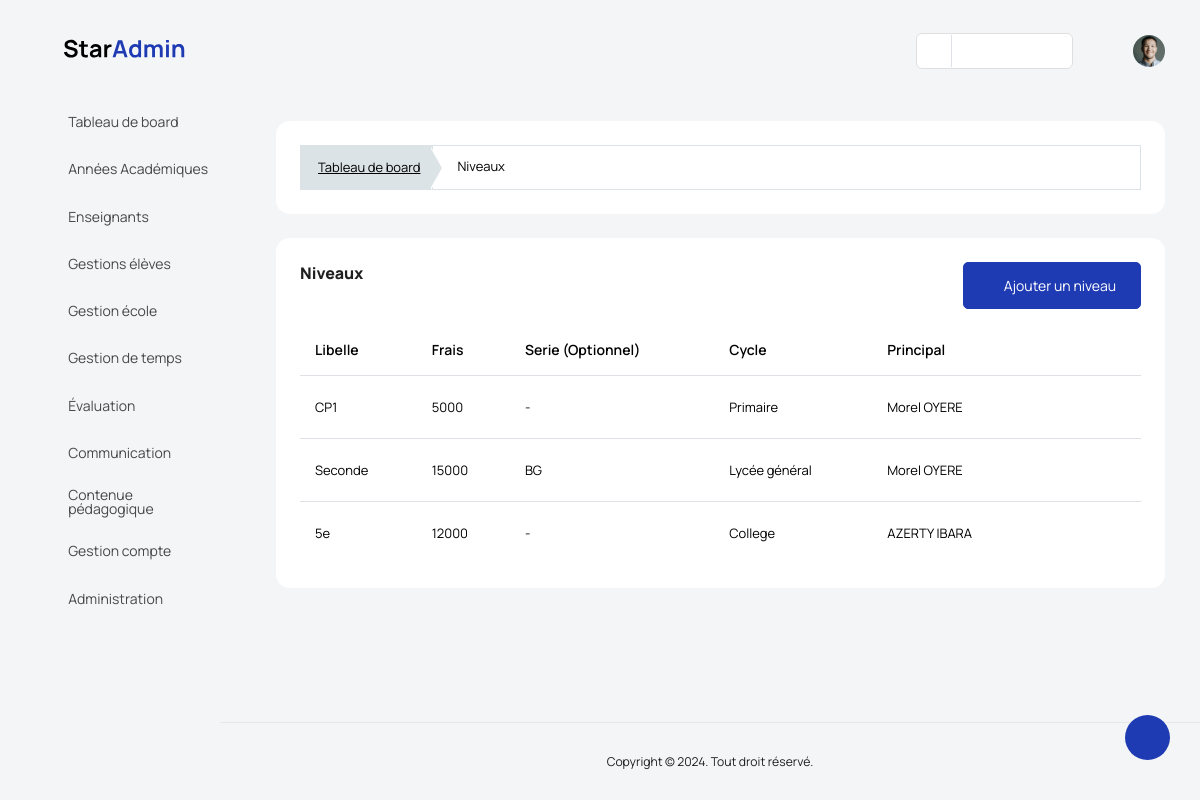
Screenshot of /gestion_ecole/niveaux/ (signed in) with the database file from the repository.
### backend/models/gestion_ecole.py (models this page shows, shortened)
class Level(models.Model):
    label = models.CharField(max_length=50)
    fees = models.IntegerField(default=1000)
    cycles = models.CharField(choices=cycles, max_length=30)
    serie = models.ForeignKey(Series, on_delete=models.CASCADE, blank=True, null=True)
    principal_teacher = models.ForeignKey(Teacher, on_delete=models.SET_NULL, blank=True, null=True)
    school = models.ForeignKey(Etablishment, on_delete=models.CASCADE, null=True)
    created_at = models.DateTimeField(auto_now_add=True)
    updated_at = models.DateTimeField(auto_now=True)

class Teacher(models.Model):
    lastname = models.CharField(max_length=50, blank=True)
    firstname = models.CharField(max_length=50, blank=True)
    address = models.CharField(max_length=50, blank=True)
    tel = models.CharField(max_length=20, blank=True)
    city = models.CharField(max_length=17, choices=cities, blank=True)
    sex = models.CharField(max_length=10, choices=sexes, blank=True)
    bithday = models.DateField(blank=True, null=True)
    nationality = models.CharField(max_length=20, blank=True)
    email = models.CharField(max_length=120, unique=True, blank=True)
    school = models.ForeignKey(Etablishment, on_delete=models.CASCADE)
    status = models.CharField(max_length=20, blank=True)
    last_diploma = models.CharField(max_length=20, choices=last_diploma, blank=True,)
    picture = models.ImageField(upload_to="teacher_images", blank=True, null=True)
    type_of_counter = models.CharField(max_length=20, blank=True)
    start_of_contrat = models.DateField(blank=True, null=True)
    end_of_contrat = models.DateField(blank=True, null=True)
    created_at = models.DateTimeField(auto_now_add=True, null=True)
    updated_at = models.DateTimeField(auto_now=True, null=True)
    def fullname(self):
        return f"{self.firstname} {self.lastname}"

class Series(models.Model):
    title = models.CharField(max_length=50)
    school = models.ForeignKey(Etablishment, on_delete=models.CASCADE)
    created_at = models.DateTimeField(auto_now_add=True)
    updated_at = models.DateTimeField(auto_now=True)
    def __str__(self):
        return f"{self.title}"

### manager_dashboard/views/gestion_universite_view.py (the view, shortened to what this page needs)
class LevelsView(View):
    template = "manager_dashboard/gestion_ecole/niveaux.html"
    def dispatch(self,request, *args, **kwargs):
        if not request.user.is_authenticated:
            return redirect('backend:login')
        if request.user.is_manager or request.user.is_admin_school:
            return super().dispatch(request, *args, **kwargs)
        return redirect('backend:logout')
    def get(self, request, *args, **kwargs):
        levels = Level.objects.filter(school=request.user.school)
        context = {'levels': levels}
        return render(request, template_name=self.template, context=context)

### manager_dashboard/templates/manager_dashboard/gestion_ecole/niveaux.html (shortened to what this page needs)
{% extends '../base.html' %}
{% load static %}
{% block content %}
<div class="col-md-12 grid-margin stretch-card">
      <div class="card">
        <div class="card-body">
          <div class="template-demo">
            <nav aria-label="breadcrumb">
              <ol class="breadcrumb breadcrumb-custom">
                <li class="breadcrumb-item">
                  <a href='{% url "manager_dashboard:index" %}'>Tableau de board</a>
                </li>
                <li class="breadcrumb-item active" aria-current="page">
                  <span>Niveaux</span>
                </li>
              </ol>
            </nav>
          </div>
        </div>
      </div>
    </div>
  <div class="card">
    <div class="card-body">
      <div class="d-sm-flex justify-content-between align-items-start">
        <div>
          <h4 class="card-title card-title-dash">Niveaux</h4>
        </div>
        <div>
          <a
            href='{% url "manager_dashboard:add_level" %}'
            class="btn btn-primary text-white mb-0 me-0"
            ><i class=" mdi mdi-plus-box "></i> Ajouter un niveau</a
          >
        </div>
      </div>
      <div class="row mt-3">
        <div class="col-12">
          <div class="table-responsive">
            <table id="order-listing" class="table">
                <thead>
                    <tr>
                        <th scope="col">Libelle</th>
                        <th scope="col">Frais</th>
                        <th scope="col">Serie (Optionnel)</th>
                        <th scope="col">Cycle</th>
                        <th scope="col">Principal</th>
                        <th scope="col"></th>
                    </tr>
                </thead>
                <tbody id="elementList">
                    {% for level in levels %}
                        <tr data-id="{{level.id}}">
                            <td>  {{ level.label }} </td>
                            <td>  {{ level.fees }}</td>
                            {% if level.serie %}
                                <td>  {{ level.serie }} </td>
                            {% else %}
                                <td> - </td>
                            {% endif %}
                            <td>  {{ level.cycles }} </td>
                            <td>  {{ level.principal_teacher.fullname }} </td>
                            <td>
                                <a href="{% url 'manager_dashboard:edit_level' level.id %}" class="p-2">
                                    <i class="fa fa-edit h4 text-dark"></i></a>
                                <a href="#" onclick="delete_function({{level.id}})">
                                    <i class="fa fa-trash-o h4 text-danger"></i></a>
                            </td>
                        </tr>
                    {% endfor %}
                </tbody>
            </table>
          </div>
        </div>
      </div>
    </div>
  </div>
{% endblock content %}

### rows the page displays
Level: label "CP1", fees "5000", cycles "Primaire", principal_teacher.fullname "Morel OYERE"
Level: label "Seconde", fees "15000", serie "BG", cycles "Lycée général", principal_teacher.fullname "Morel OYERE"
Level: label "5e", fees "12000", cycles "College", principal_teacher.fullname "AZERTY IBARA"
